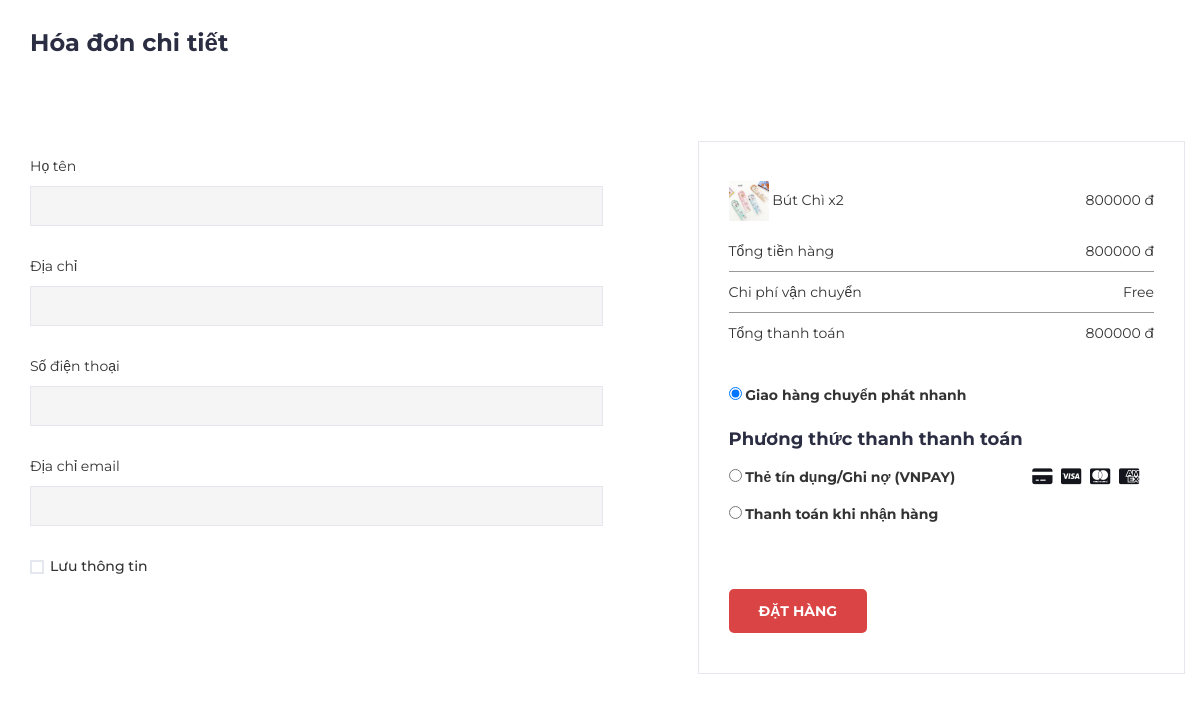
The app's page /CheckoutController/Checkout (signed in) with its own data.
### tables this page shows
CREATE TABLE `tbl_cart` (
  `cart_id` int(11) NOT NULL,
  `id_taikhoan` int(11) NOT NULL,
  `id_sanpham` int(11) NOT NULL,
  `price` float NOT NULL,
  `quantity` int(11) NOT NULL
);

CREATE TABLE `tblsanpham` (
  `id_sanpham` int(11) NOT NULL,
  `tensp` varchar(255) NOT NULL,
  `loaisp_id` int(11) NOT NULL,
  `giasp` float NOT NULL,
  `khuyenmai` float NOT NULL,
  `anhsp` varchar(255) NOT NULL,
  `soluong` int(11) NOT NULL,
  `chitiet_sp` text NOT NULL,
  `id_NCC` int(11) NOT NULL
);

### mvc/core/Controller.php (called while the page is built, shortened)
<?php
    class Controller{
        public function view($view, $data=[]){
            require_once "./mvc/views/".$view.".php";
        }
    }
?>

### mvc/controllers/CheckoutController.php (called while the page is built, shortened)
<?php
class CheckoutController extends Controller
{
    function Checkout()
    {
        $cartModel = $this->model("CartModel");
        $id_taikhoan = $_SESSION['id_User'];
        $total = $this->getTotalPrice($cartModel, $id_taikhoan);
        $this->view("Customer/Checkout", [
            "carts" => $cartModel->getCart($id_taikhoan),
            "totalPrice" => $total,
        ]);
    }
    function getTotalPrice($cartModel, $id_taikhoan)
    {
        $carts = $cartModel->getCart($id_taikhoan);
        $total = 0;
        foreach ($carts as $item) {
            $total += $item['price'] * $item['quantity'];
        }
        return $total;
    }
}

### mvc/core/App.php (called while the page is built, shortened)
<?php
class App{
    protected $action="SayHi";
    function __construct(){
        $arr = $this->UrlProcess();
        if( file_exists("./mvc/controllers/".$arr[0].".php") ){
            unset($arr[0]);
        }
        $this->controller = new $this->controller;
        if(isset($arr[1])){
            if( method_exists( $this->controller , $arr[1]) ){
                $this->action = $arr[1];
            }
            unset($arr[1]);
        }
        $this->params = $arr?array_values($arr):[];
        call_user_func_array([$this->controller, $this->action], $this->params );
    }
    function UrlProcess(){
        if( isset($_GET["url"]) ){
            return explode("/", filter_var(trim($_GET["url"], "/")));
        }
    }
}
?>

### index.php (called while the page is built, shortened)
<?php
    $myApp = new App();
?>

### mvc/core/DB.php (called while the page is built, shortened)
<?php
    class DB{
        protected $servername = "localhost";
        protected $username = "root";
        protected $password = "";
        function __construct(){
            $this->con = mysqli_connect($this->servername, $this->username, $this->password);
        }
    }
?>

### mvc/models/CartModel.php (called while the page is built, shortened)
<?php
class CartModel extends DB
{
    public function getCart($id_taikhoan)
    {
        $sql = "SELECT Cart.cart_id, Cart.id_taikhoan, Cart.id_sanpham, Cart.price, Cart.quantity,SP.tensp, SP.anhsp
        FROM tbl_cart as Cart INNER JOIN tblsanpham as SP ON Cart.id_sanpham = SP.id_sanpham
        WHERE id_taikhoan = '" . $id_taikhoan . "' ORDER BY cart_id DESC;";
        $result = mysqli_query($this->con, $sql);
        return $result;
    }
}

### mvc/views/Customer/Checkout.php (the view, shortened to what this page needs)
<!DOCTYPE html>
<html lang="en">
<head>
    <link type="text/css" rel="stylesheet" href="http://localhost/CHVanPhongPham/public/css/bootstrap.min.css" />
    <link type="text/css" rel="stylesheet" href="http://localhost/CHVanPhongPham/public/css/slick.css" />
    <link type="text/css" rel="stylesheet" href="http://localhost/CHVanPhongPham/public/css/slick-theme.css" />
    <link type="text/css" rel="stylesheet" href="http://localhost/CHVanPhongPham/public/css/nouislider.min.css" />
    <link rel="stylesheet" href="http://localhost/CHVanPhongPham/public/css/font-awesome.min.css" />
    <link rel="stylesheet" href="https://cdnjs.cloudflare.com/ajax/libs/font-awesome/6.6.0/css/all.min.css" />
    <link type="text/css" rel="stylesheet" href="http://localhost/CHVanPhongPham/public/css/style.css" />
</head>
<body>
    <div class="section">
        <div class="container">
            <div class="section-title">
                <h3>Hóa đơn chi tiết</h3>
            </div>
        </div>
    </div>
    <div class="section">
        <div class="container">
            <form action="http://localhost/CHVanPhongPham/CheckoutController/postCheckout" method="post">
                <div class="row">
                    <div class="col-md-7">
                        <div class="billing-details">
                            <div class="form-group">
                                <p>Họ tên</p>
                                <input class="input" type="text" name="name" placeholder="" style="background-color: #f5f5f5" />
                            </div>
                            <div class="form-group">
                                <p>Địa chỉ</p>
                                <input class="input" type="text" name="address" placeholder="" style="background-color: #f5f5f5" />
                            </div>
                            <div class="form-group">
                                <p>Số điện thoại</p>
                                <input class="input" type="tel" name="tel" placeholder="" style="background-color: #f5f5f5" />
                            </div>
                            <div class="form-group">
                                <p>Địa chỉ email</p>
                                <input class="input" type="email" name="email" placeholder="" style="background-color: #f5f5f5" />
                            </div>
                            <div class="form-group">
                                <div class="input-checkbox">
                                    <label for="create-account">
                                        <span></span>
                                        Lưu thông tin
                                    </label>
                                </div>
                            </div>
                        </div>
                    </div>
                    <div class="col-md-5 order-details">
                        <div class="order-summary">
                            <div class="order-products">
                                <?php
                                if (mysqli_num_rows($data["carts"]) > 0) {
                                    while ($row = mysqli_fetch_assoc($data["carts"])) {
                                ?>
                                        <div class="order-col">
                                            <div>
                                                <img src="http://localhost/CHVanPhongPham/public/image/<?php echo $row['anhsp'] ?>" alt="" style="height: 40px; width: 40px" />
                                                <?php
                                                echo $row['tensp'] . "  x" . $row['quantity'];
                                                ?>
                                            </div>
                                            <div>
                                                <?php
                                                echo $row['price'] * $row['quantity'];
                                                ?> đ
                                            </div>
                                        </div>
                                <?php
                                    }
                                }
                                ?>
                            </div>
                            <div class="order-col" style="border-bottom: 1px solid #999">
                                <div>Tổng tiền hàng</div>
                                <div>
                                    <?php
                                    echo $data['totalPrice'];
                                    ?> đ
                                </div>
                            </div>
                            <div class="order-col" style="border-bottom: 1px solid #999">
                                <div>Chi phí vận chuyển</div>
                                <div>Free</div>
                            </div>
                            <div class="order-col">
                                <div>Tổng thanh toán</div>
                                <div><?php
                                        echo $data['totalPrice'];
                                        ?> đ
                                </div>
                            </div>
                        </div>
                        <div class="payment-method">
                            <div class="row" style="margin-bottom: 10px">
                                <div class="payment-content-left-method-delivery" style="padding-left: 15px; padding-bottom: 5px;">
                                    <div class="payment-content-left-method-delivery-item">
                                        <input name="deliver-method" value="Giao hàng chuyển phát nhanh" checked type="radio">
                                        <label for="">Giao hàng chuyển phát nhanh</label>
                                    </div>
                                    <br>
                                    <h4>Phương thức thanh thanh toán</h4>
                                </div>
                                <div class="col-md-8">
                                    <input type="radio" name="payment" id="payment-1" value="vnpay" />
                                    <label for="payment-1">
                                        Thẻ tín dụng/Ghi nợ (VNPAY)
                                    </label>
                                </div>
                                <div class="col-md-4">
                                    <ul class="footer-payments">
                                        <li>
                                            <a href="#"><i class="fa-solid fa-credit-card"></i></a>
                                        </li>
                                        <li>
                                            <a href="#"><i class="fa-brands fa-cc-visa"></i></a>
                                        </li>
                                        <li>
                                            <a href="#"><i class="fa-brands fa-cc-mastercard"></i></a>
                                        </li>
                                        <li>
                                            <a href="#"><i class="fa-brands fa-cc-amex"></i></a>
                                        </li>
                                    </ul>
                                </div>
                            </div>
                            <div>
                                <input type="radio" name="payment" id="payment-2" value="cod" />
                                <label for="payment-2">
                                    Thanh toán khi nhận hàng
                                </label>
                            </div>
                        </div>
                        <div class="row">
                            <div class="col-md-6">
                                <button type="submit" class="primary-btn order-submit">Đặt hàng</button>
                            </div>
                        </div>
                    </div>
                </div>
            </form>
        </div>
    </div>
</body>
</html>

### public/css/style.css (style rules this page uses)
body { font-family: "Montserrat", sans-serif; font-weight: 400; color: #333; }
h1, h2, h3, h4, h5, h6 { color: #2b2d42; font-weight: 700; margin: 0 0 10px; }
a { color: #2b2d42; font-weight: 500; -webkit-transition: 0.2s color; transition: 0.2s color; }
ul, ol { margin: 0; padding: 0; list-style: none; }
.primary-btn { display: inline-block; padding: 12px 30px; background-color: #db4444; border: none; border-radius: 5px; color: #fff; text-transform: uppercase; font-weight: 700; text-align: center; -webkit-transition: 0.2s all; transition: 0.2s all; }
.input { height: 40px; padding: 0px 15px; border: 1px solid #e4e7ed; background-color: #fff; width: 100%; }
.input-radio, .input-checkbox { position: relative; display: block; }
.input-radio label, .input-checkbox label { font-weight: 500; min-height: 20px; padding-left: 20px; margin-bottom: 5px; cursor: pointer; }
.input-radio input[type="radio"] + label span, .input-checkbox input[type="checkbox"] + label span { position: absolute; left: 0px; top: 4px; width: 14px; height: 14px; border: 2px solid #e4e7ed; background: #fff; }
.input-checkbox input[type="checkbox"] + label span:after { content: "✔"; position: absolute; top: -2px; left: 1px; font-size: 10px; color: #fff; opacity: 0; -webkit-transform: scale(0); -ms-transform: scale(0); transform: scale(0); -webkit-transition: all 0.2s; transition: all 0.2s; }
.section { padding-top: 30px; padding-bottom: 30px; }
.section-title { position: relative; margin-bottom: 30px; }
.section-title h3, .section-title ul, .section-title li { display: inline-block; vertical-align: middle; }
.billing-details { margin-bottom: 30px; }
.order-details { position: relative; padding: 0px 30px 40px; border-right: 1px solid #e4e7ed; border-left: 1px solid #e4e7ed; border-bottom: 1px solid #e4e7ed; }
.order-details:before { content: ""; position: absolute; left: -1px; right: -1px; top: -15px; height: 30px; border-top: 1px solid #e4e7ed; border-left: 1px solid #e4e7ed; border-right: 1px solid #e4e7ed; }
.order-summary { margin: 15px 0px; }
.order-summary .order-col { display: table; width: 100%; }
.order-summary .order-col:after { content: ""; display: block; clear: both; }
.order-summary .order-col > div { display: table-cell; padding: 10px 0px; }
.order-summary .order-col > div:first-child { width: calc(100% - 150px); }
.order-summary .order-col > div:last-child { width: 150px; text-align: right; }
.order-details .payment-method { margin: 30px 0px; }
.order-details .order-submit { display: block; margin-top: 30px; }
.footer-payments li { display: inline-block; margin-right: 5px; }
.footer-payments li a { color: #15161d; font-size: 18px; display: block; }

### records on screen
tbl_cart: id_sanpham.anhsp (picture), id_sanpham.tensp "Bút Chì", quantity "2", $row['price'] * $row['quantity'] "800000"

### other values on screen
$data['totalPrice'] "800000"
